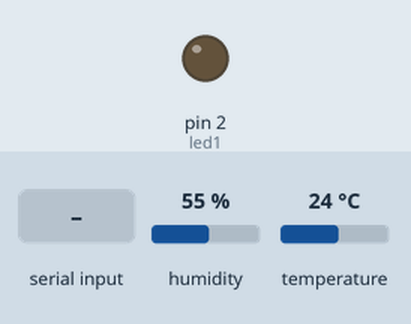
The sketch below on a simulated Arduino Uno, built with avr-gcc and run on an emulated ATmega328P. On the bench: output pins drawn as LEDs (lit = HIGH). Inputs (shaded band) come from the test bench; at power-on: humidity 55 %, temperature 24 °C. What the sketch prints to the serial monitor is not drawn.

Above: at 1.2 s.
1.3 s: "SS:1" received over the second serial link
Timing chart, 0 to 9.8 s (numbered marks = the images above; inputs shaded):
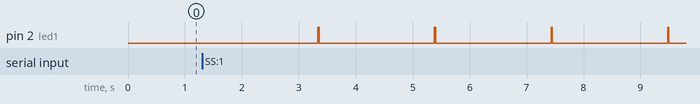

The sketch:

Version1.ino
```cpp
// Bibliotecas
#include <DHT.h>
#include <SoftwareSerial.h>
//Definiciones
#define DHTPIN 13
#define DHTTYPE DHT11
//Inicialización
DHT dht(DHTPIN, DHTTYPE);
const int led1 = 2;
SoftwareSerial Base(10, 11); // RX, TX (Rojo, Azul)

void setup() {
  //Literalmente el setup
  pinMode(led1, OUTPUT);
   digitalWrite(led1, LOW);
   Serial.begin(9600);
   Base.begin(9600);
   // Inicialización del sensor
   dht.begin();
}
void loop() {
  if (Base.available()) {

    //Detectar el mensaje
    String data = Base.readString();
    data.trim();
    Serial.println(data);

    //Empezar transmisión
      if (data == "SS:1") {
        Base.println ("{R}"); //Envia confirmación de que ha recibido el mensaje (para que la estación siga enviando hasta que se confirme)

          while (data != "SS:0"){
            /*
            if (data.length() > 0)
              data = data.toInt();
              Base.begin(data);
              SAT.println (cmd)
              Serial.println(cmd)
              Serial.begin(data)
              SAT.begin(data)*/
            delay(500);
            float h = dht.readHumidity();
            float t = dht.readTemperature();

            if (isnan(h) || isnan(t)) //Comprovación y aviso de error de detección

              Base.println("{ERROR}");

            else { //Enviamos todos los datos
              Base.println ("{T}");
              delay(500);
              digitalWrite(led1, HIGH);
              Base.print("{H:");
              Base.print(h);
              Base.print(";T:");
              Base.print(t);
              Base.println('}');
              digitalWrite(led1, LOW);}

            data = Base.readString();
            data.trim();
            if (data == "SS:1")
              Base.println ("{R}");}

          Base.println ("{R}");}

   }
}
```

Measured:
- after the input at 1.3 s, pin 2 (led1): alternates HIGH for 0.02 s and LOW for 2.0 s, starting after 2.0 s
